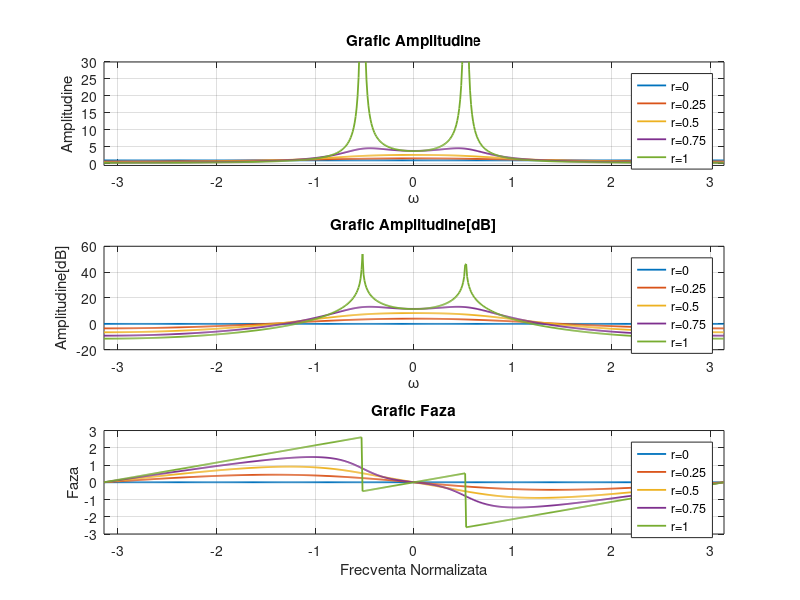
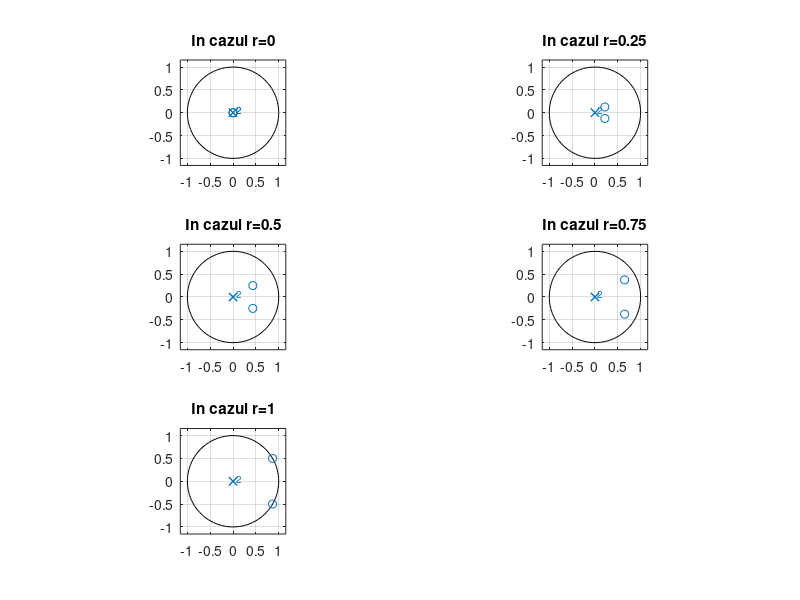
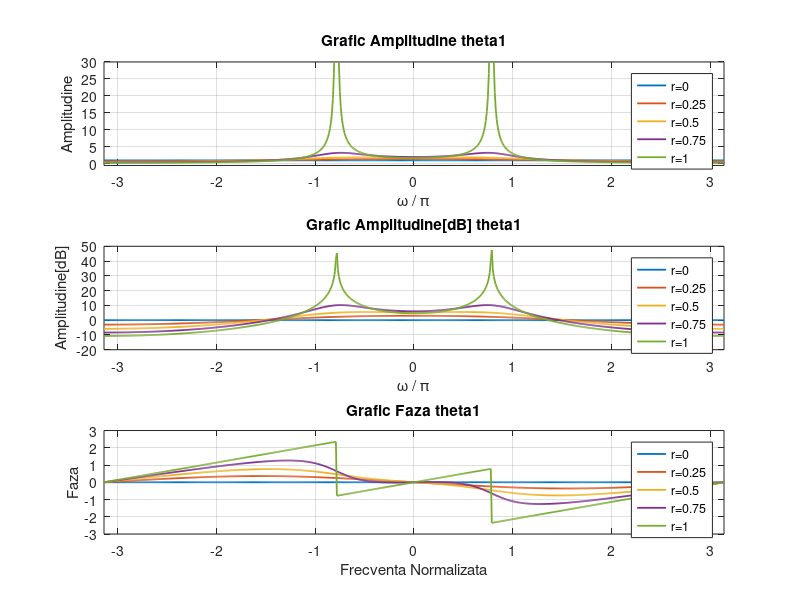
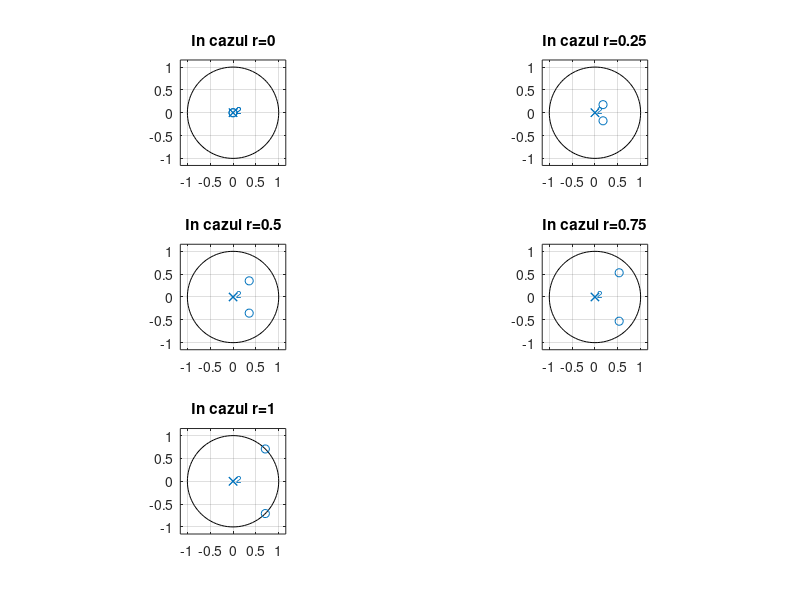

The MATLAB source for these figures, in order:

%%
j = sqrt(-1);
theta = pi/6; %am ales theta pi/6
w = -pi:0.01:pi; %am ales intervalul lui w la [-pi;pi]

%% r = 0;

r = 0;
c = -2*r*cos(theta);
c_n = r.^2;

a = [1 c c_n];
g = freqz(1, a, w);
dB = mag2db(abs(g));

%% r = 0.25

r1 = 0.25;
c1 = -2*r1*cos(theta);
c_n1 = r1^2;

a1 = [1 c1 c_n1];
g1 = freqz(1, a1, w);
dB1 = mag2db(abs(g1));

%% r = 0.5

r2 = 0.5;
c2 = -2*r2*cos(theta);
c_n2 = r2.^2;
%hz2 = (1 - c2) * (1 - c_n2);

a2 = [1 c2 c_n2];
g2 = freqz(1, a2, w);
dB2 = mag2db(abs(g2));

%% r = 0.75

r3 = 0.75;
c3 = -2*r3*cos(theta);
c_n3 = r3.^2;
%hz3 = (1 - c3) * (1 - c_n3);

a3 = [1 c3 c_n3];
g3 = freqz(1, a3, w);
dB3 = mag2db(abs(g3));

%% r = 1

r4 = 1;
c4 = -2*r4*cos(theta);
c_n4 = r4.^2;
%hz4 = (1 - c4) * (1 - c_n4);

a4 = [1 c4 c_n4];
g4 = freqz(1, a4, w);
dB4 = mag2db(abs(g4));

%% plotare caracteristica de frecventa pe scala liniara

figure;
subplot(3,1,1)
plot(w, abs(g), 'LineWidth', 1.3), hold on
plot(w, abs(g1), 'LineWidth', 1.3), hold on
plot(w, abs(g2), 'LineWidth', 1.3), hold on
plot(w, abs(g3), 'LineWidth', 1.3), hold on
plot(w, abs(g4), 'LineWidth', 1.3), hold off
xlabel('\omega')
ylabel('Amplitudine')
xlim([-pi pi])
ylim([-0.5 30])
legend('r=0', 'r=0.25', 'r=0.5', 'r=0.75', 'r=1');
title('Grafic Amplitudine');
grid on;

%% plotare caracteristica de frecventa pe scala semilogaritmica

subplot(3,1,2)
plot(w, dB, 'LineWidth', 1.3), hold on
plot(w, dB1, 'LineWidth', 1.3), hold on
plot(w, dB2, 'LineWidth', 1.3), hold on
plot(w, dB3, 'LineWidth', 1.3), hold on
plot(w, dB4, 'LineWidth', 1.3), hold off
xlabel('\omega')
ylabel('Amplitudine[dB]')
xlim([-pi pi])
legend('r=0', 'r=0.25', 'r=0.5', 'r=0.75', 'r=1');
title('Grafic Amplitudine[dB]');
grid on;

%% plotare faza

subplot(3,1,3)
plot(w, angle(g), 'LineWidth', 1.3), hold on
plot(w, angle(g1), 'LineWidth', 1.3), hold on
plot(w, angle(g2), 'LineWidth', 1.3), hold on
plot(w, angle(g3), 'LineWidth', 1.3), hold on
plot(w, angle(g4), 'LineWidth', 1.3), hold off
xlabel('Frecventa Normalizata')
ylabel('Faza')
xlim([-pi pi])
legend('r=0', 'r=0.25', 'r=0.5', 'r=0.75', 'r=1');
title('Grafic Faza');
grid on;

%% plotare zerouri

figure('Name', 'Grafic zerouri pt theta');
subplot(3, 2, 1)
zplane(a, 1)
title('In cazul r=0')
subplot(3, 2, 2)
zplane(a1, 1)
title('In cazul r=0.25')
subplot(3, 2, 3)
zplane(a2, 1)
title('In cazul r=0.5')
subplot(3, 2, 4)
zplane(a3, 1)
title('In cazul r=0.75')
subplot(3, 2, 5)
zplane(a4, 1)
title('In cazul r=1')

%% 

theta1 = 2*pi/8;

%% r = 0

r5 = 0;
c5 = -2*r5*cos(theta1);
c_n5 = r5.^2;

a5 = [1 c5 c_n5];
g5 = freqz(a5, 1, w);
dB5 = mag2db(abs(g5));

%% r = 0.25

r6 = 0.25;
c6 = -2*r6*cos(theta1);
c_n6 = r6.^2;

a6 = [1 c6 c_n6];
g6 = freqz(1, a6, w);
dB6 = mag2db(abs(g6));

%% r = 0.5

r7 = 0.5;
c7 = -2*r7*cos(theta1);
c_n7 = r7.^2;

a7 = [1 c7 c_n7];
g7 = freqz(1, a7, w);
dB7 = mag2db(abs(g7));

%% r = 0.75

r8 = 0.75;
c8 = -2*r8*cos(theta1);
c_n8 = r8.^2;

a8 = [1 c8 c_n8];
g8 = freqz(1, a8, w);
dB8 = mag2db(abs(g8));

%% r = 1

r9 = 1;
c9 = -2*r9*cos(theta1);
c_n9 = r9.^2;

a9 = [1 c9 c_n9];
g9 = freqz(1, a9, w);
dB9 = mag2db(abs(g9));

%% plotare caracteristica de frecventa pe scala liniara

figure;
subplot(3,1,1)
plot(w, abs(g5), 'LineWidth', 1.3), hold on
plot(w, abs(g6), 'LineWidth', 1.3), hold on
plot(w, abs(g7), 'LineWidth', 1.3), hold on
plot(w, abs(g8), 'LineWidth', 1.3), hold on
plot(w, abs(g9), 'LineWidth', 1.3), hold off
xlabel('\omega / \pi')
ylabel('Amplitudine')
xlim([-pi pi])
ylim([-0.5 30])
legend('r=0', 'r=0.25', 'r=0.5', 'r=0.75', 'r=1');
title('Grafic Amplitudine theta1');
grid on;

%% plotare caracteristica de frecventa pe scala semilogaritmica

subplot(3,1,2)
plot(w, dB5, 'LineWidth', 1.3), hold on
plot(w, dB6, 'LineWidth', 1.3), hold on
plot(w, dB7, 'LineWidth', 1.3), hold on
plot(w, dB8, 'LineWidth', 1.3), hold on
plot(w, dB9, 'LineWidth', 1.3), hold off
xlabel('\omega / \pi')
ylabel('Amplitudine[dB]')
xlim([-pi pi])
legend('r=0', 'r=0.25', 'r=0.5', 'r=0.75', 'r=1');
title('Grafic Amplitudine[dB] theta1');
grid on;

%% plotare faza

subplot(3,1,3)
plot(w, angle(g5), 'LineWidth', 1.3), hold on
plot(w, angle(g6), 'LineWidth', 1.3), hold on
plot(w, angle(g7), 'LineWidth', 1.3), hold on
plot(w, angle(g8), 'LineWidth', 1.3), hold on
plot(w, angle(g9), 'LineWidth', 1.3), hold off
xlabel('Frecventa Normalizata')
ylabel('Faza')
xlim([-pi pi])
legend('r=0', 'r=0.25', 'r=0.5', 'r=0.75', 'r=1');
title('Grafic Faza theta1');
grid on;

%% plotare zerouri theta1

figure('Name', 'Grafic zerouri pt theta1');
subplot(3, 2, 1)
zplane(a5, 1)
title('In cazul r=0')
subplot(3, 2, 2)
zplane(a6, 1)
title('In cazul r=0.25')
subplot(3, 2, 3)
zplane(a7, 1)
title('In cazul r=0.5')
subplot(3, 2, 4)
zplane(a8, 1)
title('In cazul r=0.75')
subplot(3, 2, 5)
zplane(a9, 1)
title('In cazul r=1')

%% PCT b)

g0 = 1./(1 - c*0) * (1 - c_n*0);

gstar = g/g0;
gstar1 = g1/g0;
gstar2 = g2/g0;
gstar3 = g3/g0;
gstar4 = g4/g0;
gstar5 = g5/g0;
gstar6 = g6/g0;
gstar7 = g7/g0;
gstar8 = g8/g0;
gstar9 = g9/g0;

%% plotare caracteristica de frecventa pe scala liniara (normata)

figure;
subplot(3,1,1)
plot(w, abs(gstar), 'LineWidth', 1.3), hold on
plot(w, abs(gstar1), 'LineWidth', 1.3), hold on
plot(w, abs(gstar2), 'LineWidth', 1.3), hold on
plot(w, abs(gstar3), 'LineWidth', 1.3), hold on
plot(w, abs(gstar4), 'LineWidth', 1.3), hold off
xlabel('\omega')
ylabel('Amplitudine')
xlim([-pi pi])
ylim([-0.5 30])
legend('r=0', 'r=0.25', 'r=0.5', 'r=0.75', 'r=1');
title('Grafic Amplitudine Normata');
grid on;

%% plotare caracteristica de frecventa pe scala semilogaritmica (normata)

subplot(3,1,2)
plot(w, mag2db(abs(gstar)), 'LineWidth', 1.3), hold on
plot(w, mag2db(abs(gstar1)), 'LineWidth', 1.3), hold on
plot(w, mag2db(abs(gstar2)), 'LineWidth', 1.3), hold on
plot(w, mag2db(abs(gstar3)), 'LineWidth', 1.3), hold on
plot(w, mag2db(abs(gstar4)), 'LineWidth', 1.3), hold off
xlabel('\omega')
ylabel('Amplitudine[dB]')
xlim([-pi pi])
ylim([0 60])
legend('r=0', 'r=0.25', 'r=0.5', 'r=0.75', 'r=1');
title('Grafic Amplitudine[dB] Normata');
grid on;

%% plotare faza (normata)

subplot(3,1,3)
plot(w, angle(gstar), 'LineWidth', 1.3), hold on
plot(w, angle(gstar1), 'LineWidth', 1.3), hold on
plot(w, angle(gstar2), 'LineWidth', 1.3), hold on
plot(w, angle(gstar3), 'LineWidth', 1.3), hold on
plot(w, angle(gstar4), 'LineWidth', 1.3), hold off
xlabel('Frecventa Normalizata')
ylabel('Faza')
xlim([-pi pi])
legend('r=0', 'r=0.25', 'r=0.5', 'r=0.75', 'r=1');
title('Grafic Faza Normata');
grid on;

%% plotare caracteristica de frecventa pe scala liniara pt theta1 (normata)

figure;
subplot(3,1,1)
plot(w, abs(gstar5), 'LineWidth', 1.3), hold on
plot(w, abs(gstar6), 'LineWidth', 1.3), hold on
plot(w, abs(gstar7), 'LineWidth', 1.3), hold on
plot(w, abs(gstar8), 'LineWidth', 1.3), hold on
plot(w, abs(gstar9), 'LineWidth', 1.3), hold off
xlabel('\omega')
ylabel('Amplitudine')
xlim([-pi pi])
ylim([-0.5 30])
legend('r=0', 'r=0.25', 'r=0.5', 'r=0.75', 'r=1');
title('Grafic Amplitudine Normata theta1');
grid on;

%% plotare caracteristica de frecventa pe scala semilogaritmica pt theta 1 (normata)

subplot(3,1,2)
plot(w, mag2db(abs(gstar5)), 'LineWidth', 1.3), hold on
plot(w, mag2db(abs(gstar6)), 'LineWidth', 1.3), hold on
plot(w, mag2db(abs(gstar7)), 'LineWidth', 1.3), hold on
plot(w, mag2db(abs(gstar8)), 'LineWidth', 1.3), hold on
plot(w, mag2db(abs(gstar9)), 'LineWidth', 1.3), hold off
xlabel('\omega')
ylabel('Amplitudine[dB]')
xlim([-pi pi])
ylim([0 60])
legend('r=0', 'r=0.25', 'r=0.5', 'r=0.75', 'r=1');
title('Grafic Amplitudine[dB] Normata theta1');
grid on;

%% plotare faza pt theta1 (normata)

subplot(3,1,3)
plot(w, angle(gstar5), 'LineWidth', 1.3), hold on
plot(w, angle(gstar6), 'LineWidth', 1.3), hold on
plot(w, angle(gstar7), 'LineWidth', 1.3), hold on
plot(w, angle(gstar8), 'LineWidth', 1.3), hold on
plot(w, angle(gstar9), 'LineWidth', 1.3), hold off
xlabel('Frecventa Normalizata')
ylabel('Faza')
xlim([-pi pi])
legend('r=0', 'r=0.25', 'r=0.5', 'r=0.75', 'r=1');
title('Grafic Faza Normata theta1');
grid on;
